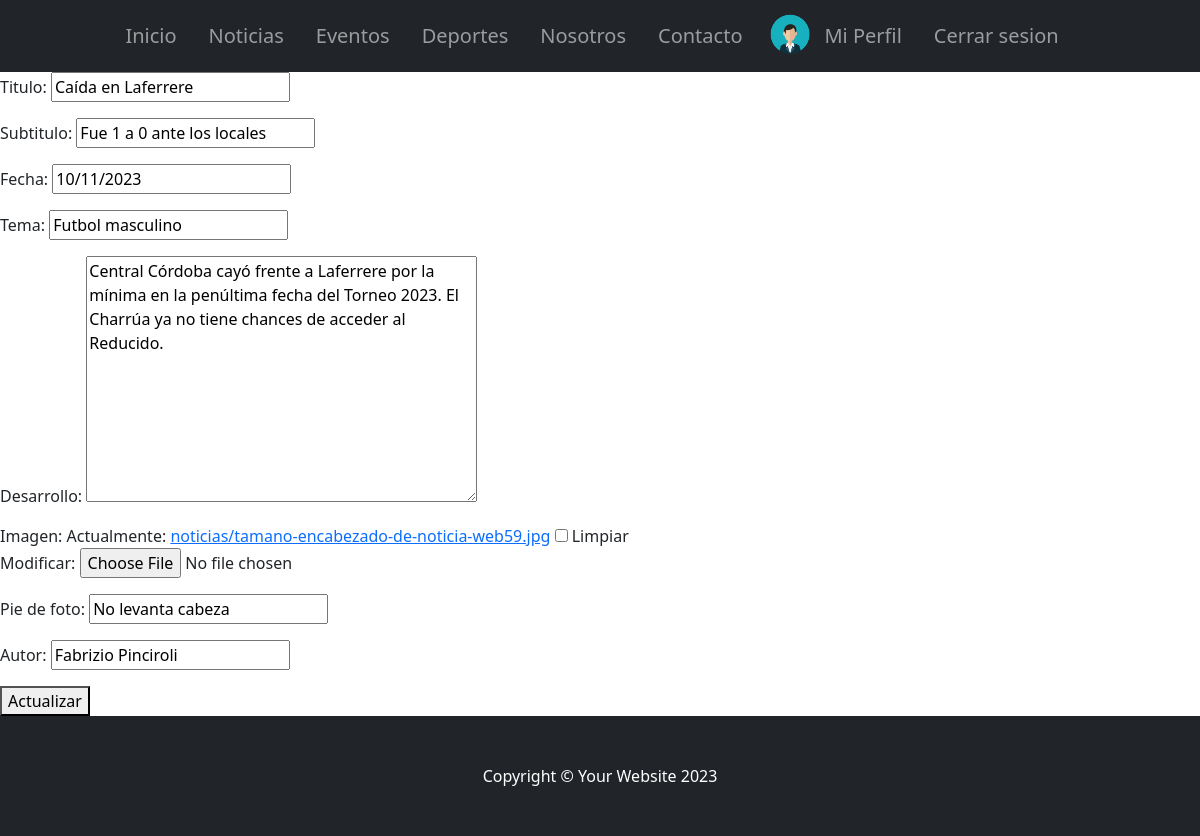
Screenshot of /AppClub/actualizarNoticias/2/ (signed in) with the database file from the repository.
### AppClub/models.py (models this page shows, shortened)
class Noticia(models.Model):
    titulo = models.CharField(max_length=100)
    subtitulo = models.CharField(max_length=100)
    fecha = models.DateField()
    tema = models.CharField(max_length=100)
    desarrollo = models.TextField(max_length=600)
    imagen = models.ImageField(upload_to="noticias", null=True, blank=True)
    pie_de_foto = models.CharField(max_length=100)
    autor = models.CharField(max_length=100, null=True)

### AppClub/views.py (the view, shortened to what this page needs)
class NoticiaUpdate(LoginRequiredMixin, UpdateView):
    model = Noticia
    template_name = "noticia_update.html"
    form_class = NoticiaFormulario
    success_url = reverse_lazy("listarNoticias")

### AppClub/forms.py
class NoticiaFormulario(forms.ModelForm):
    class Meta:
        model = Noticia
        fields = "__all__"
    def __init__(self, *args, **kwargs):
        super(NoticiaFormulario, self).__init__(*args, **kwargs)
        self.fields["imagen"].widget.attrs["accept"] = "image/*"

### AppClub/templates/noticia_update.html
{% extends 'padre.html' %}
{% block ContenidoQueCambia %}
<form action="{% url 'actualizarNoticias' pk=noticia.id %}" method="post" enctype="multipart/form-data"> {% csrf_token %}
    {{form.as_p}}
    <button type="submit"> Actualizar </button>
</form>
{% endblock ContenidoQueCambia %}

### rows the page displays
Noticia: titulo "Caída en Laferrere", subtitulo "Fue 1 a 0 ante los locales", fecha "10/11/2023", tema "Futbol masculino", desarrollo "Central Córdoba cayó frente a Laferrere por la mínima en la penúltima fecha del Torneo 2023. El Charrúa ya no tiene chances de acceder al Reducido.", pie_de_foto "No levanta cabeza", autor "Fabrizio Pinciroli"
